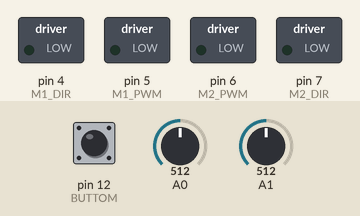
This sketch was run on a simulated Arduino Uno, built with avr-gcc and run on an emulated ATmega328P. On the bench: switched loads named in the sketch (green lamp = pin HIGH). The inputs (shaded band) are chosen by the test bench; at power-on: pin 12 (BUTTOM) HIGH, A0 = 512, A1 = 512.

Above: at 1.2 s.
1.3 s: pin 12 (BUTTOM) pulled LOW for 0.15 s
At 4.1 s:
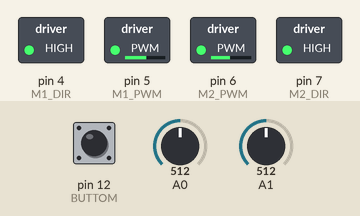
4.3 s: A0 set to 590
7.3 s: A0 set to 609
At 8.2 s:
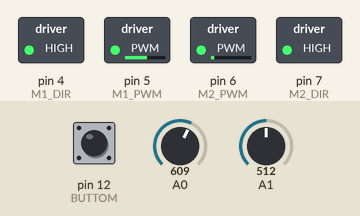
8.8 s: A1 set to 610
At 9.3 s:
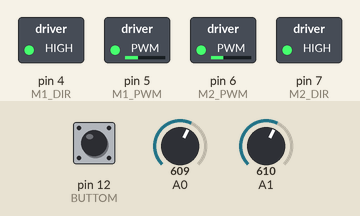
10.3 s: A1 set to 590
At 11.5 s:
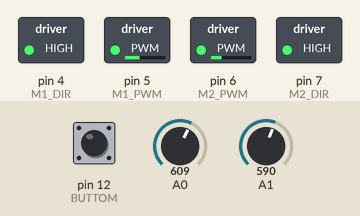
11.8 s: A0 set to 511
At 12.6 s:
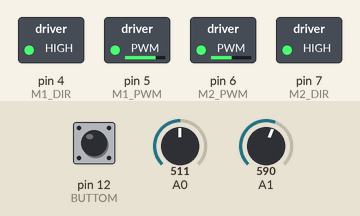
Timing chart, 0 to 15.8 s (numbered marks = the images above; inputs shaded):
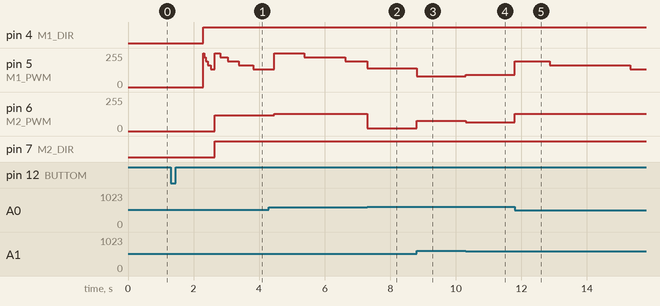

The sketch:

Robot.ino
```cpp
#define M1_DIR 4
#define M1_PWM 5
#define M2_DIR 7
#define M2_PWM 6

#define BUTTOM 12

#define MAX_SPEED 255
#define CLOCK_LIM 120

/* Значения датчика цвета:
 * 280-320 - белый цвет
 * 700-850 - черный
 */

int speedR = 80, speedL = 80; /* Скорость робота */
int p = 0, i = 0, d = 0, U = 0;
int iMax = 20;
int sensorValueL, sensorValueR; /* Данные с датчиков */
float kp = 0.6, ki = 0.01, kd = 2;/* Коэффициент пидрегулятора */
float eOld = 0;
int error; /* ошибка */
bool isButton = false;
bool stateMove = false, stateSearch = false;
/* Движение по спирали */
long long int clock = 0;
long long int clockLimit = CLOCK_LIM;
int speedSearchL = MAX_SPEED, speedSearchR = 0;


/* Считывание данных с датчиков света */
int LightSensorRead(int SensorPin)
{
  if(SensorPin < A0 || SensorPin > A3)
    return -1;

  int Data = analogRead(SensorPin);
  return Data;
}

int ButtonSignalRead(int ButtonPin)
{
  if(ButtonPin != BUTTOM)
    return -1;

  int Data = digitalRead(ButtonPin);
  return Data;
}

/* Инициалтизация кнопки */
void InitButton() {
  pinMode(BUTTOM, INPUT_PULLUP);
}

/* Инициализация пинов для управления двигателями */
void InitMotors()
{
  pinMode(M1_DIR, OUTPUT);
  pinMode(M1_PWM, OUTPUT);
  pinMode(M2_DIR, OUTPUT);
  pinMode(M2_PWM, OUTPUT);
}

/* Запись скорости в моторы */
void Motors(int Speed1, int Speed2)
{
  if(Speed1 > MAX_SPEED) Speed1 = MAX_SPEED;
  if(Speed1 < -MAX_SPEED) Speed1 = -MAX_SPEED;
  if(Speed2 > MAX_SPEED) Speed2 = MAX_SPEED;
  if(Speed2 < -MAX_SPEED) Speed2 = -MAX_SPEED;

  if(Speed1 > 0)
  {
    digitalWrite(M1_DIR, 1);
    analogWrite(M1_PWM, Speed1);
  }
  else
  {
    digitalWrite(M1_DIR, 0);
    analogWrite(M1_PWM, -Speed1);
  }

  if(Speed2 > 0)
  {
    digitalWrite(M2_DIR, 1);
    analogWrite(M2_PWM, Speed2);
  }
  else
  {
    digitalWrite(M2_DIR, 0);
    analogWrite(M2_PWM, -Speed2);
  }
}

//Ехать вперед
void MoveForward(int Speed)
{
  Motors(Speed, Speed);
}

/* Установка скорости с учетом работы регулятора */
void MoveForward_U(int SpeedL, int SpeedR, int influens){
  int resL = SpeedL + influens;
  int resR = SpeedR - influens;
  Motors(resL, resR);
}


/* Остановка моторов */
void Stop()
{
  Motors(0, 0);
}

void setup() {
  InitMotors();
  InitButton();
  Serial.begin(9600);
}

/* Функция для состояния "езда по линии" */
void stateMoveLine() {
  kp = 0.6;
  error = sensorValueL - sensorValueR;
  p = error * kp;

  i = i + error*ki;
  if (abs(i) > iMax){
    if (i < 0) {
      i = -iMax;
    } else {
      i = iMax;
    }
  }
  d = (error / eOld) * kd;
  U = p + i + d;
  eOld = error;

  MoveForward_U(speedL, speedR, U);
}

void checkButtonValue(){
  isButton = ButtonSignalRead(BUTTOM);
  if (!isButton) {
    stateMove = !stateMove;
    delay(1000);
  }
}

void searchLine(){
  kp = 0.9;
  clock++;
  Motors(speedSearchL, speedSearchR);
  if (clock > clockLimit){
    clock = 0;
    speedSearchL -= 30;
    clockLimit = clockLimit * 1.4;
    if (speedSearchL < 130)
    {
      speedSearchL = MAX_SPEED;

      if (!speedSearchR){
        speedSearchR = 120;
      } else {
        speedSearchR += 10;
      }
    }
  }
  //speedL -= 10;
}

void loop() {
  checkButtonValue();
  stateSearch = false;

  if (sensorValueL < 600 && sensorValueR < 600 && stateMove){
    stateSearch = true;
  }
  if (stateMove){
    if (stateSearch){
      searchLine();
    } else {
      stateMoveLine();
    }
  } else {
    Stop();
  }

  sensorValueL = LightSensorRead(A0);
  sensorValueR = LightSensorRead(A1);
}
```

Measured:
- the behaviour switches between 599 and 600 on A0 (found by bisection; images 1 and 2)
- after the input at 1.3 s, pin 4 (M1_DIR): LOW → HIGH after 1.0 s; pin 6 (M2_PWM): 0/255 → 120/255 after 1.3 s; pin 7 (M2_DIR): LOW → HIGH after 1.3 s
- after the input at 7.3 s, pin 5 (M1_PWM): 195/255 → 140/255 at once; pin 6 (M2_PWM): 130/255 → 20/255 at once
- after the input at 8.8 s, pin 5 (M1_PWM): 140/255 → 82/255 at once; pin 6 (M2_PWM): 20/255 → 78/255 at once
- after the input at 10.3 s, pin 5 (M1_PWM): 82/255 → 93/255 at once; pin 6 (M2_PWM): 78/255 → 67/255 at once
- after the input at 11.8 s, pin 5 (M1_PWM): 93/255 → 195/255 at once, → 165/255 1.1 s later, → 135/255 2.5 s later; pin 6 (M2_PWM): 67/255 → 130/255 at once
